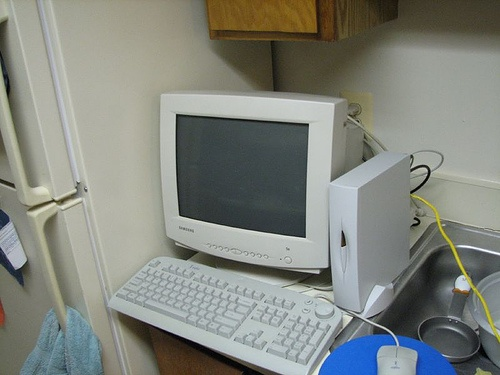
//> input picture Topic/001_read_show/test.jpg, 500 x 375 px
$ ./main   (built with g++ and OpenCV 4)
//> lines starting //> are read from the running program, lines starting //| are printed output that depends on the picture
#include <opencv2/opencv.hpp>
#include <iostream>

using namespace cv;
using namespace std;

int main(int argc, char** argv) {
	Mat src = imread("H:\\OpenCV_Learning\\test.jpg");
//> src is the input picture: 375 rows x 500 cols, CV_8UC3; mean B, G, R 126.1, 133.4, 130.1
	if (src.empty()) {
		printf("could not load img...\n");
		return -1;
	}
	namedWindow("input", WINDOW_AUTOSIZE);
	imshow("input", src);

	// 直接读取图像像素：速度慢
	int height = src.rows;
//> height = 375
	int width = src.cols;
//> width = 500
	int ch = src.channels();
//> ch = 3
	for (int row = 0; row < height; row++) {
		for (int col = 0; col < width; col++) {
			if (ch == 3) {
				Vec3b bgr = src.at<Vec3b>(row, col); // 获取3个字节类型的值，先行后列，
				bgr[0] = 255 - bgr[0]; // 色彩取反
				bgr[1] = 255 - bgr[1];
				bgr[2] = 255 - bgr[2];
				src.at<Vec3b>(row, col) = bgr;
			}
			else if (ch == 1) {
				int gray = src.at<uchar>(row, col);
				src.at<uchar>(row, col) = 255 - gray;
			}
		}
	}
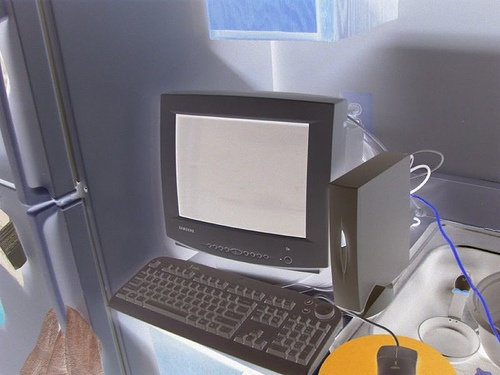
//> src: 375 rows x 500 cols, CV_8UC3; mean B, G, R 128.9, 121.6, 124.9
	imshow("output", src);

	// 指针读取
	Mat result = Mat::zeros(src.size(), src.type()); // 创建一个空白图像
	int blue = 0, green = 0, red = 0;
	int gray;
	for (int row = 0; row < height; row++) {
		uchar* curr_row = src.ptr<uchar>(row); // 获取这一行所有像素点的像素块的首地址；这一行第一个像素的地址
		uchar* result_row = result.ptr<uchar>(row);
		for (int col = 0; col < width; col++) {
			if (ch == 3) {
				blue = *curr_row++;
				green = *curr_row++;
				red = *curr_row++;

				*result_row++ = blue;
				*result_row++ = green;
				*result_row++ = red;
			}
			else if (ch == 1) {
				gray = *curr_row++;
				*result_row++ = gray;
			}
		}
	}
//> this loop made 375 passes
//> (blue, green, red) on passes 1 to 3: (218, 199, 196), (215, 196, 193), (215, 198, 195)
//> after the loop, blue = 176; green = 182; red = 187; gray = 0
	imshow("result", result);

	waitKey(0);
	return 0;
}
